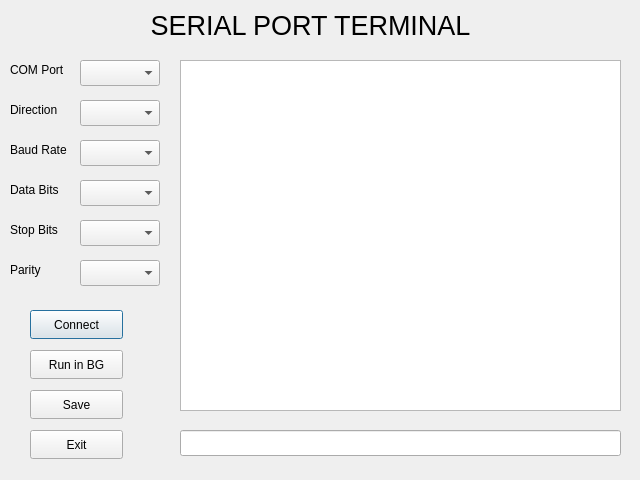
<?xml version="1.0" encoding="UTF-8"?>
<ui version="4.0">
 <class>_drone_serialport</class>
 <widget class="QDialog" name="_drone_serialport">
  <property name="geometry">
   <rect>
    <x>0</x>
    <y>0</y>
    <width>640</width>
    <height>480</height>
   </rect>
  </property>
  <property name="windowTitle">
   <string>Dialog</string>
  </property>
  <widget class="QLabel" name="label">
   <property name="geometry">
    <rect>
     <x>10</x>
     <y>60</y>
     <width>63</width>
     <height>20</height>
    </rect>
   </property>
   <property name="text">
    <string>COM Port</string>
   </property>
  </widget>
  <widget class="QLabel" name="label_2">
   <property name="geometry">
    <rect>
     <x>10</x>
     <y>140</y>
     <width>63</width>
     <height>20</height>
    </rect>
   </property>
   <property name="text">
    <string>Baud Rate</string>
   </property>
  </widget>
  <widget class="QLabel" name="label_3">
   <property name="geometry">
    <rect>
     <x>10</x>
     <y>220</y>
     <width>63</width>
     <height>20</height>
    </rect>
   </property>
   <property name="text">
    <string>Stop Bits</string>
   </property>
  </widget>
  <widget class="QLabel" name="label_4">
   <property name="geometry">
    <rect>
     <x>10</x>
     <y>260</y>
     <width>63</width>
     <height>20</height>
    </rect>
   </property>
   <property name="text">
    <string>Parity</string>
   </property>
  </widget>
  <widget class="QLabel" name="label_5">
   <property name="geometry">
    <rect>
     <x>10</x>
     <y>180</y>
     <width>63</width>
     <height>20</height>
    </rect>
   </property>
   <property name="text">
    <string>Data Bits</string>
   </property>
  </widget>
  <widget class="QLabel" name="label_6">
   <property name="geometry">
    <rect>
     <x>10</x>
     <y>100</y>
     <width>63</width>
     <height>20</height>
    </rect>
   </property>
   <property name="text">
    <string>Direction</string>
   </property>
  </widget>
  <widget class="QComboBox" name="comboBox">
   <property name="geometry">
    <rect>
     <x>80</x>
     <y>60</y>
     <width>80</width>
     <height>26</height>
    </rect>
   </property>
  </widget>
  <widget class="QComboBox" name="comboBox_2">
   <property name="geometry">
    <rect>
     <x>80</x>
     <y>100</y>
     <width>80</width>
     <height>26</height>
    </rect>
   </property>
  </widget>
  <widget class="QComboBox" name="comboBox_3">
   <property name="geometry">
    <rect>
     <x>80</x>
     <y>140</y>
     <width>80</width>
     <height>26</height>
    </rect>
   </property>
  </widget>
  <widget class="QComboBox" name="comboBox_4">
   <property name="geometry">
    <rect>
     <x>80</x>
     <y>180</y>
     <width>80</width>
     <height>26</height>
    </rect>
   </property>
  </widget>
  <widget class="QComboBox" name="comboBox_5">
   <property name="geometry">
    <rect>
     <x>80</x>
     <y>220</y>
     <width>80</width>
     <height>26</height>
    </rect>
   </property>
  </widget>
  <widget class="QComboBox" name="comboBox_6">
   <property name="geometry">
    <rect>
     <x>80</x>
     <y>260</y>
     <width>80</width>
     <height>26</height>
    </rect>
   </property>
  </widget>
  <widget class="QTextEdit" name="textEdit">
   <property name="geometry">
    <rect>
     <x>180</x>
     <y>60</y>
     <width>441</width>
     <height>351</height>
    </rect>
   </property>
  </widget>
  <widget class="QLineEdit" name="lineEdit">
   <property name="geometry">
    <rect>
     <x>180</x>
     <y>430</y>
     <width>441</width>
     <height>26</height>
    </rect>
   </property>
  </widget>
  <widget class="QPushButton" name="pushButton">
   <property name="geometry">
    <rect>
     <x>30</x>
     <y>310</y>
     <width>93</width>
     <height>29</height>
    </rect>
   </property>
   <property name="text">
    <string>Connect</string>
   </property>
  </widget>
  <widget class="QPushButton" name="pushButton_2">
   <property name="geometry">
    <rect>
     <x>30</x>
     <y>390</y>
     <width>93</width>
     <height>29</height>
    </rect>
   </property>
   <property name="text">
    <string>Save</string>
   </property>
  </widget>
  <widget class="QPushButton" name="pushButton_3">
   <property name="geometry">
    <rect>
     <x>30</x>
     <y>430</y>
     <width>93</width>
     <height>29</height>
    </rect>
   </property>
   <property name="text">
    <string>Exit</string>
   </property>
  </widget>
  <widget class="QLabel" name="label_7">
   <property name="geometry">
    <rect>
     <x>-10</x>
     <y>10</y>
     <width>641</width>
     <height>31</height>
    </rect>
   </property>
   <property name="text">
    <string>&lt;html&gt;&lt;head/&gt;&lt;body&gt;&lt;p align=&quot;center&quot;&gt;&lt;span style=&quot; font-size:20pt;&quot;&gt;SERIAL PORT TERMINAL&lt;/span&gt;&lt;/p&gt;&lt;/body&gt;&lt;/html&gt;</string>
   </property>
  </widget>
  <widget class="QPushButton" name="pushButton_4">
   <property name="geometry">
    <rect>
     <x>30</x>
     <y>350</y>
     <width>93</width>
     <height>29</height>
    </rect>
   </property>
   <property name="text">
    <string>Run in BG</string>
   </property>
  </widget>
 </widget>
 <resources/>
 <connections/>
</ui>
